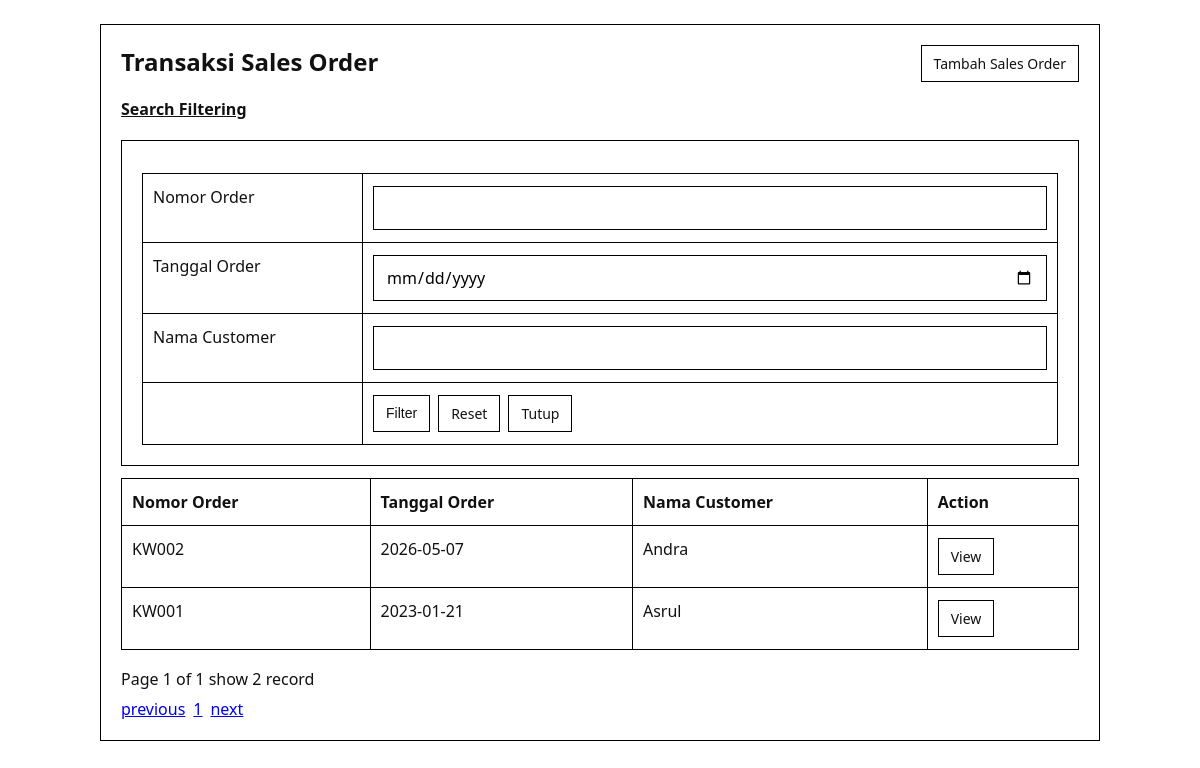
The app's page /orders/index.php?show_filter=1 with its own data.
### tables this page shows
CREATE TABLE `orders` (
  `orderId` int(11) NOT NULL,
  `orderNo` varchar(30) NOT NULL,
  `orderDate` date NOT NULL,
  `custId` int(11) NOT NULL,
  `subtotal` decimal(14,2) NOT NULL DEFAULT 0.00,
  `discAmount` decimal(14,2) NOT NULL DEFAULT 0.00,
  `netto` decimal(14,2) NOT NULL DEFAULT 0.00,
  `dpp` decimal(14,2) NOT NULL DEFAULT 0.00,
  `ppn` decimal(14,2) NOT NULL DEFAULT 0.00,
  `grandtotal` decimal(14,2) NOT NULL DEFAULT 0.00
);

CREATE TABLE `customers` (
  `custId` int(11) NOT NULL,
  `cust_nama` varchar(100) NOT NULL,
  `cust_alamat` text NOT NULL,
  `cust_hp` varchar(30) NOT NULL
);

### orders/index.php (the view, shortened to what this page needs)
<?php
require_once __DIR__ . '/../config/database.php';
require_once __DIR__ . '/../includes/header.php';
$showFilter = isset($_GET['show_filter']) ? 1 : 0;
$orderNo = trim($_GET['order_no'] ?? '');
$orderDate = trim($_GET['order_date'] ?? '');
$customer = trim($_GET['customer'] ?? '');
$page = max(1, (int) ($_GET['page'] ?? 1));
$perPage = 10;
$baseSql = "
    FROM orders o
    INNER JOIN customers c ON c.custId = o.custId
    WHERE 1=1
";
$types = '';
$params = [];
$countSql = "SELECT COUNT(*) AS total " . $baseSql;
$countStmt = $conn->prepare($countSql);
$countStmt->execute();
$totalRecords = (int) ($countStmt->get_result()->fetch_assoc()['total'] ?? 0);
$totalPages = max(1, (int) ceil($totalRecords / $perPage));
$page = min($page, $totalPages);
$offset = ($page - 1) * $perPage;
$sql = "SELECT o.orderId, o.orderNo, o.orderDate, c.cust_nama, c.custId " . $baseSql . " ORDER BY o.orderId DESC LIMIT ? OFFSET ?";
$stmt = $conn->prepare($sql);
$runTypes = $types . 'ii';
$runParams = [...$params, $perPage, $offset];
$stmt->bind_param($runTypes, ...$runParams);
$stmt->execute();
$result = $stmt->get_result();
$currentCount = $result ? $result->num_rows : 0;
$paginationQuery = [
    'show_filter' => $showFilter ? 1 : null,
    'order_no' => $orderNo !== '' ? $orderNo : null,
    'order_date' => $orderDate !== '' ? $orderDate : null,
    'customer' => $customer !== '' ? $customer : null,
];
?>
<div class="card">
    <div class="actions" style="justify-content: space-between; align-items: flex-start;">
        <div>
            <h2>Transaksi Sales Order</h2>
            <div style="margin-top: 12px;">
                <a href="/test-krida/orders/index.php?show_filter=1"
                    style="color: #111; text-decoration: underline; font-weight: 600;">Search Filtering</a>
            </div>
        </div>
        <div class="actions">
            <a class="btn btn-primary" href="/test-krida/orders/form.php">Tambah Sales Order</a>
        </div>
    </div>
    <?php if ($showFilter): ?>
        <form action="/test-krida/orders/index.php" method="get" class="card">
            <table>
                <tr>
                    <td style="width: 220px;">Nomor Order</td>
                    <td><input type="text" id="order_no" name="order_no" value="<?= htmlspecialchars($orderNo) ?>"></td>
                </tr>
                <tr>
                    <td>Tanggal Order</td>
                    <td><input type="date" id="order_date" name="order_date" value="<?= htmlspecialchars($orderDate) ?>">
                    </td>
                </tr>
                <tr>
                    <td>Nama Customer</td>
                    <td><input type="text" id="customer" name="customer" value="<?= htmlspecialchars($customer) ?>"></td>
                </tr>
                <tr>
                    <td></td>
                    <td>
                        <div class="actions">
                            <button type="submit" class="btn btn-primary">Filter</button>
                            <a class="btn btn-light" href="/test-krida/orders/index.php?show_filter=1">Reset</a>
                            <a class="btn btn-light" href="/test-krida/orders/index.php">Tutup</a>
                        </div>
                    </td>
                </tr>
            </table>
        </form>
    <?php endif; ?>
    <?php if ($result && $result->num_rows > 0): ?>
        <table>
            <thead>
                <tr>
                    <th>Nomor Order</th>
                    <th>Tanggal Order</th>
                    <th>Nama Customer</th>
                    <th>Action</th>
                </tr>
            </thead>
            <tbody>
                <?php while ($row = $result->fetch_assoc()): ?>
                    <tr>
                        <td><?= htmlspecialchars($row['orderNo']) ?></td>
                        <td><?= htmlspecialchars($row['orderDate']) ?></td>
                        <td><?= htmlspecialchars($row['cust_nama']) ?></td>
                        <td>
                            <div class="actions">
                                <a class="btn btn-light"
                                    href="/test-krida/orders/view.php?id=<?= (int) $row['orderId'] ?>">View</a>
                            </div>
                        </td>
                    </tr>
                <?php endwhile; ?>
            </tbody>
        </table>
        <div style="margin-top: 18px;">
            <div>Page <?= $page ?> of <?= $totalPages ?> show <?= $currentCount ?> record</div>
            <div class="actions" style="margin-top: 8px;">
                <?php
                $prevQuery = http_build_query(array_filter([...$paginationQuery, 'page' => max(1, $page - 1)], fn($v) => $v !== null));
                $nextQuery = http_build_query(array_filter([...$paginationQuery, 'page' => min($totalPages, $page + 1)], fn($v) => $v !== null));
                ?>
                <a href="/test-krida/orders/index.php<?= $page > 1 ? '?' . $prevQuery : '' ?>">previous</a>
                <?php for ($i = 1; $i <= $totalPages; $i++): ?>
                    <?php
                    $pageQuery = http_build_query(array_filter([...$paginationQuery, 'page' => $i], fn($v) => $v !== null));
                    ?>
                    <a href="/test-krida/orders/index.php?<?= $pageQuery ?>"><?= $i ?></a><?= $i < $totalPages ? '|' : '' ?>
                <?php endfor; ?>
                <a href="/test-krida/orders/index.php<?= $page < $totalPages ? '?' . $nextQuery : '' ?>">next</a>
            </div>
        </div>
    <?php else: ?>
        <div class="empty">Belum ada data sales order.</div>
    <?php endif; ?>
</div>
<?php require_once __DIR__ . '/../includes/footer.php'; ?>

### includes/header.php (style rules this page uses)
* { box-sizing: border-box; }
body { margin: 0; font-family: "Segoe UI", Tahoma, sans-serif; background: #fff; color: #111; }
.btn { text-decoration: none; border: 1px solid #000; cursor: pointer; display: inline-flex; align-items: center; justify-content: center; padding: 8px 12px; border-radius: 0; font-size: 14px; background: #fff; color: #111; }
.card { background: #fff; border: 1px solid #000; padding: 20px; margin-top: 20px; }
.card h2, .card h3 { margin-top: 0; }
input, textarea, select { width: 100%; padding: 10px 12px; border: 1px solid #000; border-radius: 0; font: inherit; background: #fff; }
.btn-primary, .btn-warning, .btn-danger, .btn-light { background: #fff; color: #111; }
table { width: 100%; border-collapse: collapse; margin-top: 12px; }
th, td { padding: 12px 10px; border: 1px solid #000; text-align: left; vertical-align: top; }
.actions { display: flex; flex-wrap: wrap; gap: 8px; }

### records on screen
orders: orderNo "KW002", orderDate "2026-05-07", custId.cust_nama "Andra"
orders: orderNo "KW001", orderDate "2023-01-21", custId.cust_nama "Asrul"

### other values on screen
$page "1"
$totalPages "1"
$currentCount "2"
